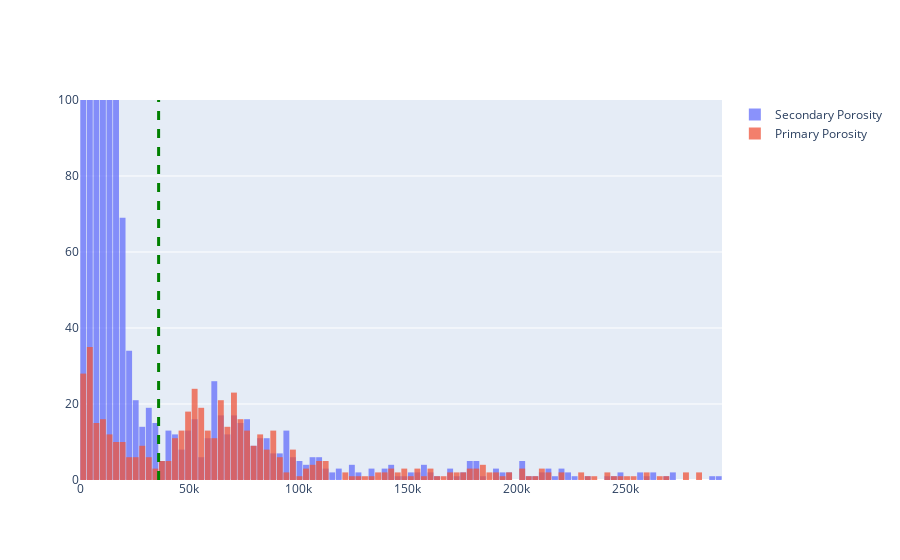

Here is the notebook cell this chart was saved with:
### Markdown cell above
## Investigate pore volume with plotly

### Code cell
binTest = {"start":0,"end":300000,"size":3000}
fig = go.Figure()
fig.add_trace(go.Histogram(x=secondaryPoreVolumeVec,xbins=binTest,name='Secondary Porosity'))
fig.add_trace(go.Histogram(x=primaryPoreVolumeVec,xbins=binTest,name='Primary Porosity'))
fig.add_vline(x=poreVolumeThresh, line_width=3, line_dash="dash", line_color="green")

# Overlay both histograms

fig.update_layout(
    barmode="overlay",
    bargap=0.1)
# Reduce opacity to see both histograms
fig.update_traces(opacity=0.75)
fig.update_layout(yaxis_range=[0,100])
fig.show()

### Figure 1 — Plotly figure (JSON) as saved in the notebook; plotly's stock layout.template omitted (floating-point values rounded to 4 significant figures; data arrays with more than 128 entries replaced by an {"elided": "..."} marker saying what was removed)
{"data": [{"name": "Secondary Porosity", "opacity": 0.75, "type": "histogram", "x": {"elided": "6393 float values"}, "xbins": {"end": 300000, "size": 3000, "start": 0}}, {"name": "Primary Porosity", "opacity": 0.75, "type": "histogram", "x": {"elided": "544 float values"}, "xbins": {"end": 300000, "size": 3000, "start": 0}}], "layout": {"bargap": 0.1, "barmode": "overlay", "shapes": [{"line": {"color": "green", "dash": "dash", "width": 3}, "type": "line", "x0": 36000, "x1": 36000, "xref": "x", "y0": 0, "y1": 1, "yref": "y domain"}], "yaxis": {"range": [0, 100]}}}
